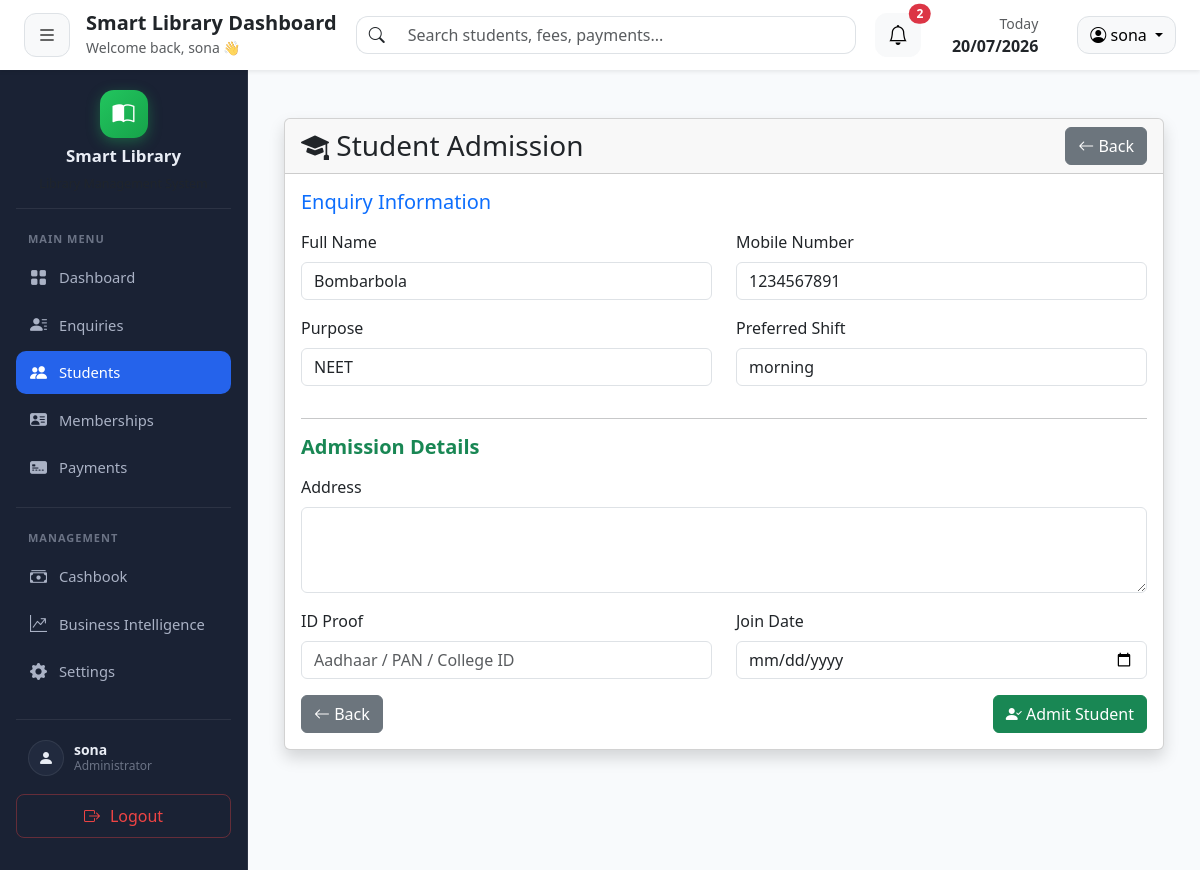
Page /students/admission/1 (signed in) on the committed database.
### tables this page shows
CREATE TABLE enquiries (
    enquiry_id INTEGER PRIMARY KEY AUTOINCREMENT,
    full_name TEXT NOT NULL,
    mobile TEXT NOT NULL,
    purpose TEXT,
    preferred_shift TEXT,
    demo_done INTEGER DEFAULT 0,
    followup_date DATE,
    remarks TEXT,
    status TEXT DEFAULT 'Interested',
    created_at TIMESTAMP DEFAULT CURRENT_TIMESTAMP
, admin_id INTEGER);

### routes/student.py (the view, shortened to what this page needs)
@student_bp.route("/admission/<int:enquiry_id>", methods=["GET", "POST"])
def admission(enquiry_id):
    if "admin_id" not in session:
        return redirect("/")
    admin_id = session["admin_id"]
    conn = get_connection()
    cursor = conn.cursor()
    cursor.execute(
        "SELECT * FROM enquiries WHERE enquiry_id=? AND admin_id=?",
        (enquiry_id, admin_id)
    )
    enquiry = cursor.fetchone()
    if enquiry is None:
        conn.close()
        flash("Enquiry not found.", "danger")
        return redirect(url_for("enquiry.index"))
    conn.close()
    return render_template("students/admission.html", enquiry=enquiry)

### database/db.py (called while the page is built)
def get_connection():
    connection = sqlite3.connect(DATABASE_PATH)
    connection.row_factory = sqlite3.Row
    return connection

### templates/students/admission.html (shortened to what this page needs)
{% extends "layouts/base.html" %}
{% block content %}
<div class="container mt-4">
    <div class="card shadow">
        <div class="card-header d-flex justify-content-between align-items-center">
            <h3 class="mb-0">
                <i class="bi bi-mortarboard-fill"></i>
                Student Admission
            </h3>
            <a
                href="{{ url_for('enquiry.index') }}"
                class="btn btn-secondary">
                <i class="bi bi-arrow-left"></i>
                Back
            </a>
        </div>
        <div class="card-body">
            <h5 class="mb-3 text-primary">
                Enquiry Information
            </h5>
            <div class="row">
                <div class="col-md-6 mb-3">
                    <label class="form-label">
                        Full Name
                    </label>
                    <input
                        type="text"
                        class="form-control"
                        value="{{ enquiry.full_name }}"
                        readonly>
                </div>
                <div class="col-md-6 mb-3">
                    <label class="form-label">
                        Mobile Number
                    </label>
                    <input
                        type="text"
                        class="form-control"
                        value="{{ enquiry.mobile }}"
                        readonly>
                </div>
                <div class="col-md-6 mb-3">
                    <label class="form-label">
                        Purpose
                    </label>
                    <input
                        type="text"
                        class="form-control"
                        value="{{ enquiry.purpose }}"
                        readonly>
                </div>
                <div class="col-md-6 mb-3">
                    <label class="form-label">
                        Preferred Shift
                    </label>
                    <input
                        type="text"
                        class="form-control"
                        value="{{ enquiry.preferred_shift }}"
                        readonly>
                </div>
            </div>
            <hr>
            <h5 class="mb-3 text-success">
                Admission Details
            </h5>
            <form method="POST">
                <div class="mb-3">
                    <label class="form-label">
                        Address
                    </label>
                    <textarea
                        class="form-control"
                        name="address"
                        rows="3"
                        required></textarea>
                </div>
                <div class="row">
                    <div class="col-md-6 mb-3">
                        <label class="form-label">
                            ID Proof
                        </label>
                        <input
                            type="text"
                            class="form-control"
                            name="id_proof"
                            placeholder="Aadhaar / PAN / College ID">
                    </div>
                    <div class="col-md-6 mb-3">
                        <label class="form-label">
                            Join Date
                        </label>
                        <input
                            type="date"
                            class="form-control"
                            name="join_date"
                            required>
                    </div>
                </div>
                <div class="d-flex justify-content-between">
                    <a
                        href="{{ url_for('enquiry.index') }}"
                        class="btn btn-secondary">
                        <i class="bi bi-arrow-left"></i>
                        Back
                    </a>
                    <button
                        type="submit"
                        class="btn btn-success">
                        <i class="bi bi-person-check-fill"></i>
                        Admit Student
                    </button>
                </div>
            </form>
        </div>
    </div>
</div>
{% endblock %}

### static/css/style.css (style rules this page uses)
.text-success { font-weight:600; }

### rows in the picture
enquiries: full_name "Bombarbola", mobile "1234567891", purpose "NEET", preferred_shift "morning"

### other values in the picture
{{ session.get('username', 'Admin') }} "sona"
{{ counts.total }} "2"
